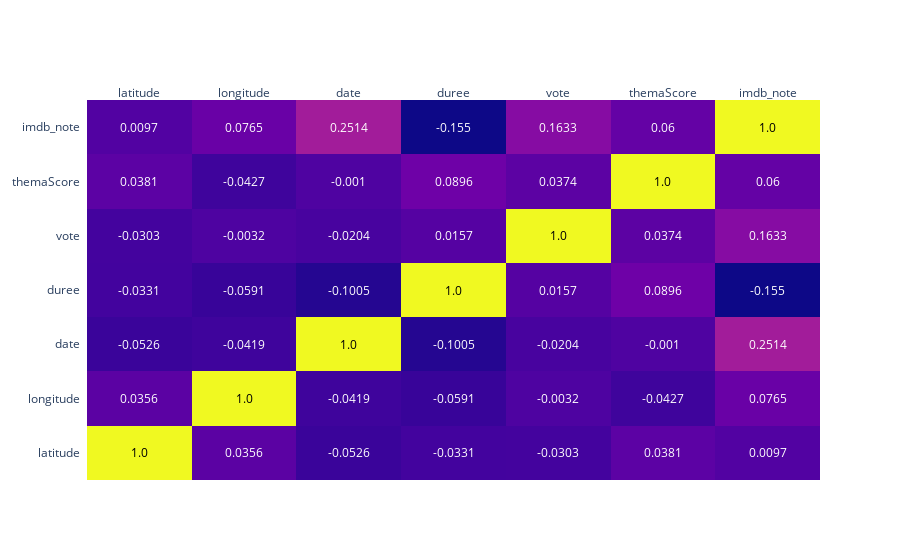

Write notebook code for a chart like this one.
### Markdown cell above
## Graph de correlation

### Code cell
import plotly.figure_factory as ff

corr_matrix = round(dataset.corr(), 4)

# https://plotly.github.io/plotly.py-docs/generated/plotly.figure_factory.create_annotated_heatmap.html
fig = ff.create_annotated_heatmap(corr_matrix.values,
                                  x = corr_matrix.columns.values.tolist(),
                                  y = corr_matrix.index.values.tolist(),
                                  )


fig.show()

### Figure 1 — Plotly figure (JSON) as saved in the notebook; plotly's stock layout.template omitted (floating-point values rounded to 4 significant figures)
{"data": [{"colorscale": [[0, "#0d0887"], [0.1111, "#46039f"], [0.2222, "#7201a8"], [0.3333, "#9c179e"], [0.4444, "#bd3786"], [0.5556, "#d8576b"], [0.6667, "#ed7953"], [0.7778, "#fb9f3a"], [0.8889, "#fdca26"], [1, "#f0f921"]], "reversescale": false, "showscale": false, "type": "heatmap", "x": ["latitude", "longitude", "date", "duree", "vote", "themaScore", "imdb_note"], "y": ["latitude", "longitude", "date", "duree", "vote", "themaScore", "imdb_note"], "z": [[1, 0.0356, -0.0526, -0.0331, -0.0303, 0.0381, 0.0097], [0.0356, 1, -0.0419, -0.0591, -0.0032, -0.0427, 0.0765], [-0.0526, -0.0419, 1, -0.1005, -0.0204, -0.001, 0.2514], [-0.0331, -0.0591, -0.1005, 1, 0.0157, 0.0896, -0.155], [-0.0303, -0.0032, -0.0204, 0.0157, 1, 0.0374, 0.1633], [0.0381, -0.0427, -0.001, 0.0896, 0.0374, 1, 0.06], [0.0097, 0.0765, 0.2514, -0.155, 0.1633, 0.06, 1]]}], "layout": {"annotations": [{"font": {"color": "#000000"}, "showarrow": false, "text": "1.0", "x": "latitude", "xref": "x", "y": "latitude", "yref": "y"}, {"font": {"color": "#FFFFFF"}, "showarrow": false, "text": "0.0356", "x": "longitude", "xref": "x", "y": "latitude", "yref": "y"}, {"font": {"color": "#FFFFFF"}, "showarrow": false, "text": "-0.0526", "x": "date", "xref": "x", "y": "latitude", "yref": "y"}, {"font": {"color": "#FFFFFF"}, "showarrow": false, "text": "-0.0331", "x": "duree", "xref": "x", "y": "latitude", "yref": "y"}, {"font": {"color": "#FFFFFF"}, "showarrow": false, "text": "-0.0303", "x": "vote", "xref": "x", "y": "latitude", "yref": "y"}, {"font": {"color": "#FFFFFF"}, "showarrow": false, "text": "0.0381", "x": "themaScore", "xref": "x", "y": "latitude", "yref": "y"}, {"font": {"color": "#FFFFFF"}, "showarrow": false, "text": "0.0097", "x": "imdb_note", "xref": "x", "y": "latitude", "yref": "y"}, {"font": {"color": "#FFFFFF"}, "showarrow": false, "text": "0.0356", "x": "latitude", "xref": "x", "y": "longitude", "yref": "y"}, {"font": {"color": "#000000"}, "showarrow": false, "text": "1.0", "x": "longitude", "xref": "x", "y": "longitude", "yref": "y"}, {"font": {"color": "#FFFFFF"}, "showarrow": false, "text": "-0.0419", "x": "date", "xref": "x", "y": "longitude", "yref": "y"}, {"font": {"color": "#FFFFFF"}, "showarrow": false, "text": "-0.0591", "x": "duree", "xref": "x", "y": "longitude", "yref": "y"}, {"font": {"color": "#FFFFFF"}, "showarrow": false, "text": "-0.0032", "x": "vote", "xref": "x", "y": "longitude", "yref": "y"}, {"font": {"color": "#FFFFFF"}, "showarrow": false, "text": "-0.0427", "x": "themaScore", "xref": "x", "y": "longitude", "yref": "y"}, {"font": {"color": "#FFFFFF"}, "showarrow": false, "text": "0.0765", "x": "imdb_note", "xref": "x", "y": "longitude", "yref": "y"}, {"font": {"color": "#FFFFFF"}, "showarrow": false, "text": "-0.0526", "x": "latitude", "xref": "x", "y": "date", "yref": "y"}, {"font": {"color": "#FFFFFF"}, "showarrow": false, "text": "-0.0419", "x": "longitude", "xref": "x", "y": "date", "yref": "y"}, {"font": {"color": "#000000"}, "showarrow": false, "text": "1.0", "x": "date", "xref": "x", "y": "date", "yref": "y"}, {"font": {"color": "#FFFFFF"}, "showarrow": false, "text": "-0.1005", "x": "duree", "xref": "x", "y": "date", "yref": "y"}, {"font": {"color": "#FFFFFF"}, "showarrow": false, "text": "-0.0204", "x": "vote", "xref": "x", "y": "date", "yref": "y"}, {"font": {"color": "#FFFFFF"}, "showarrow": false, "text": "-0.001", "x": "themaScore", "xref": "x", "y": "date", "yref": "y"}, {"font": {"color": "#FFFFFF"}, "showarrow": false, "text": "0.2514", "x": "imdb_note", "xref": "x", "y": "date", "yref": "y"}, {"font": {"color": "#FFFFFF"}, "showarrow": false, "text": "-0.0331", "x": "latitude", "xref": "x", "y": "duree", "yref": "y"}, {"font": {"color": "#FFFFFF"}, "showarrow": false, "text": "-0.0591", "x": "longitude", "xref": "x", "y": "duree", "yref": "y"}, {"font": {"color": "#FFFFFF"}, "showarrow": false, "text": "-0.1005", "x": "date", "xref": "x", "y": "duree", "yref": "y"}, {"font": {"color": "#000000"}, "showarrow": false, "text": "1.0", "x": "duree", "xref": "x", "y": "duree", "yref": "y"}, {"font": {"color": "#FFFFFF"}, "showarrow": false, "text": "0.0157", "x": "vote", "xref": "x", "y": "duree", "yref": "y"}, {"font": {"color": "#FFFFFF"}, "showarrow": false, "text": "0.0896", "x": "themaScore", "xref": "x", "y": "duree", "yref": "y"}, {"font": {"color": "#FFFFFF"}, "showarrow": false, "text": "-0.155", "x": "imdb_note", "xref": "x", "y": "duree", "yref": "y"}, {"font": {"color": "#FFFFFF"}, "showarrow": false, "text": "-0.0303", "x": "latitude", "xref": "x", "y": "vote", "yref": "y"}, {"font": {"color": "#FFFFFF"}, "showarrow": false, "text": "-0.0032", "x": "longitude", "xref": "x", "y": "vote", "yref": "y"}, {"font": {"color": "#FFFFFF"}, "showarrow": false, "text": "-0.0204", "x": "date", "xref": "x", "y": "vote", "yref": "y"}, {"font": {"color": "#FFFFFF"}, "showarrow": false, "text": "0.0157", "x": "duree", "xref": "x", "y": "vote", "yref": "y"}, {"font": {"color": "#000000"}, "showarrow": false, "text": "1.0", "x": "vote", "xref": "x", "y": "vote", "yref": "y"}, {"font": {"color": "#FFFFFF"}, "showarrow": false, "text": "0.0374", "x": "themaScore", "xref": "x", "y": "vote", "yref": "y"}, {"font": {"color": "#FFFFFF"}, "showarrow": false, "text": "0.1633", "x": "imdb_note", "xref": "x", "y": "vote", "yref": "y"}, {"font": {"color": "#FFFFFF"}, "showarrow": false, "text": "0.0381", "x": "latitude", "xref": "x", "y": "themaScore", "yref": "y"}, {"font": {"color": "#FFFFFF"}, "showarrow": false, "text": "-0.0427", "x": "longitude", "xref": "x", "y": "themaScore", "yref": "y"}, {"font": {"color": "#FFFFFF"}, "showarrow": false, "text": "-0.001", "x": "date", "xref": "x", "y": "themaScore", "yref": "y"}, {"font": {"color": "#FFFFFF"}, "showarrow": false, "text": "0.0896", "x": "duree", "xref": "x", "y": "themaScore", "yref": "y"}, {"font": {"color": "#FFFFFF"}, "showarrow": false, "text": "0.0374", "x": "vote", "xref": "x", "y": "themaScore", "yref": "y"}, {"font": {"color": "#000000"}, "showarrow": false, "text": "1.0", "x": "themaScore", "xref": "x", "y": "themaScore", "yref": "y"}, {"font": {"color": "#FFFFFF"}, "showarrow": false, "text": "0.06", "x": "imdb_note", "xref": "x", "y": "themaScore", "yref": "y"}, {"font": {"color": "#FFFFFF"}, "showarrow": false, "text": "0.0097", "x": "latitude", "xref": "x", "y": "imdb_note", "yref": "y"}, {"font": {"color": "#FFFFFF"}, "showarrow": false, "text": "0.0765", "x": "longitude", "xref": "x", "y": "imdb_note", "yref": "y"}, {"font": {"color": "#FFFFFF"}, "showarrow": false, "text": "0.2514", "x": "date", "xref": "x", "y": "imdb_note", "yref": "y"}, {"font": {"color": "#FFFFFF"}, "showarrow": false, "text": "-0.155", "x": "duree", "xref": "x", "y": "imdb_note", "yref": "y"}, {"font": {"color": "#FFFFFF"}, "showarrow": false, "text": "0.1633", "x": "vote", "xref": "x", "y": "imdb_note", "yref": "y"}, {"font": {"color": "#FFFFFF"}, "showarrow": false, "text": "0.06", "x": "themaScore", "xref": "x", "y": "imdb_note", "yref": "y"}, {"font": {"color": "#000000"}, "showarrow": false, "text": "1.0", "x": "imdb_note", "xref": "x", "y": "imdb_note", "yref": "y"}], "xaxis": {"dtick": 1, "gridcolor": "rgb(0, 0, 0)", "side": "top", "ticks": ""}, "yaxis": {"dtick": 1, "ticks": "", "ticksuffix": "  "}}}
